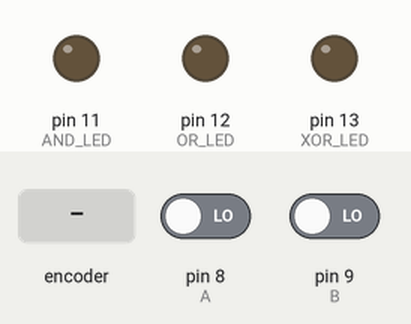
A sketch run on a simulated Arduino Uno, built with avr-gcc and run on an emulated ATmega328P. On the bench: output pins drawn as LEDs (lit = HIGH). Dashed ring = blinking. The inputs (shaded band) are chosen by the test bench; at power-on: pin 8 (A) LOW, pin 9 (B) LOW.

Above: at 1.2 s.
1.3 s: rotary encoder on pin 8 (A) / pin 9 (B) turned 3 steps (first pin leading)
At 2.7 s:
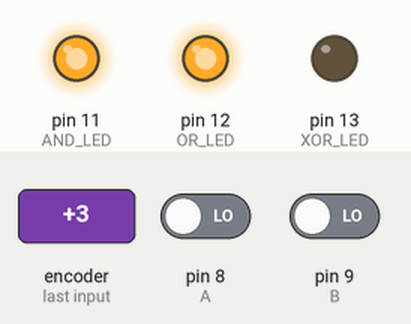
3.4 s: rotary encoder on pin 8 (A) / pin 9 (B) turned 3 steps (first pin leading)
At 3.83 s:
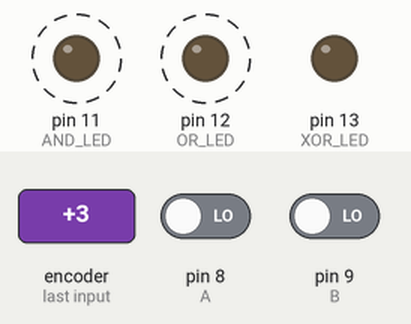
Timing chart, 0 to 6.4 s (numbered marks = the images above; inputs shaded):
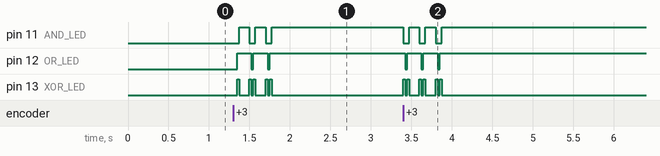

Measured:
- after the input at 1.3 s, pin 11 (AND_LED): alternates HIGH for 0.13 s and LOW for 0.07 s, 5 changes in all, then stays HIGH, starting after 0.08 s; pin 12 (OR_LED): alternates HIGH for 0.18 s and LOW for 0.03 s, 5 changes in all, then stays HIGH, starting after 0.05 s
- after the input at 3.4 s, pin 11 (AND_LED): alternates HIGH for 0.13 s and LOW for 0.07 s, 6 changes in all, then stays HIGH, starting at once; pin 12 (OR_LED): alternates HIGH for 0.18 s and LOW for 0.02 s, 6 changes in all, then stays HIGH, starting at once

The sketch:

gatetest.ino
```cpp
int A = 8;
int B = 9;
int AND_LED = 11;
int OR_LED = 12;
int XOR_LED = 13;

void setup () {
  pinMode(A, INPUT);
  pinMode(B, INPUT);
  pinMode(AND_LED, OUTPUT);
  pinMode(OR_LED, OUTPUT);
  pinMode(XOR_LED, OUTPUT);
}

void loop () {
  if (digitalRead(A) && digitalRead(B)) {
    digitalWrite(AND_LED, HIGH);
  } else {
    digitalWrite(AND_LED, LOW);
  }
  if (digitalRead(A) || digitalRead(B)) {
    digitalWrite(OR_LED, HIGH);
  } else {
    digitalWrite(OR_LED, LOW);
  }

  if (digitalRead(A) != digitalRead(B)) {
    digitalWrite(XOR_LED, HIGH);
  } else {
    digitalWrite(XOR_LED, LOW);
  }
}
```
